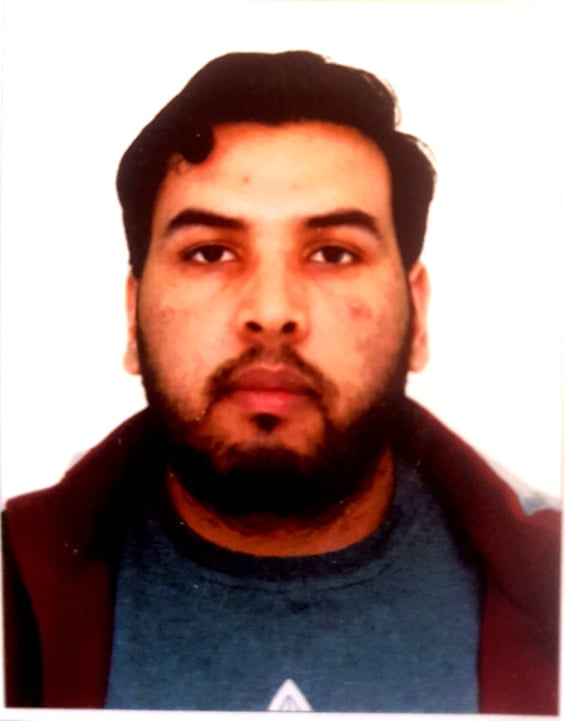
#> input picture n.jpg, 565 x 721 px
$ python haar.py   (older library calls are emulated)
#> lines starting #> are read from the running program, lines starting #| are printed output that depends on the picture; long printed decimals are rounded
import cv2
import random
import time
from scipy.spatial import distance
from skimage.feature import hog
from skimage.transform import resize
from time import sleep

# function calc distance between Matrices Hog(image orignal and cap )
def compare_face(fdi, fd, tolerance=0.5):
    # dis = distance.euclidean(fd, fdi)
    dis =1-distance.cosine(fdi, fd)
    print(f' -  from Fd : {fdi}')
    print(f' -  from Fdi : {fd}')
    print(f' -  from dis : {dis}')
    # with open('attendance.txt', 'r+')as f:
    #     print(f' -  from{fdi}')
    #     f.writelines(f' -  from{fdi}')

    return dis <= tolerance

# detected Face in orignal image ( Haar )
img = cv2.imread("n.jpg")
#> img is the input picture: shape (721, 565, 3); mean B, G, R 126.1, 130.8, 159.6
gray = cv2.cvtColor(img, cv2.COLOR_BGR2GRAY)
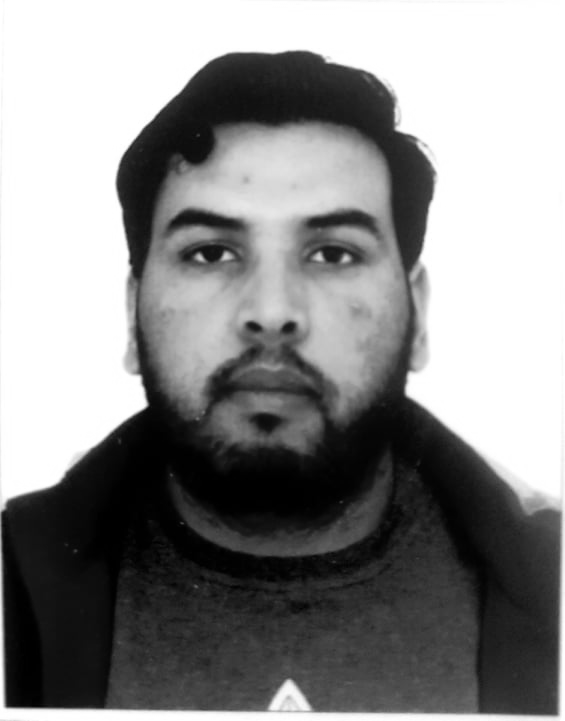
#> gray: shape (721, 565); min 0, max 255, mean 138.9
facesCascade = cv2.CascadeClassifier(cv2.data.haarcascades + "haarcascade_frontalface_default.xml")
facese = facesCascade.detectMultiScale(
    gray,
    scaleFactor=1.3,
    minNeighbors=3,
    minSize=(30, 30)
)
#> facese = [[107, 121, 331, 331]]

print("[INFO] Found {0} Faces.".format(len(facese)))
#| [INFO] Found 1 Faces.

for (x, y, w, h) in facese:
    # cv2.rectangle(image, (x, y), (x + w, y + h), (0, 255, 0), 2)
    roi = img[y:y + h, x:x + w]
#> this loop made 1 pass
#> pass 1, `roi = img[y:y + h, x:x + w]`:
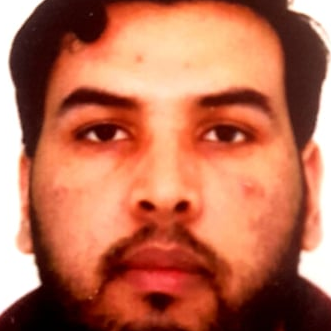
#> roi: shape (331, 331, 3); mean B, G, R 82.5, 109.4, 187.1
    # print("[INFO] Object found. Saving locally.")
    # cv2.imwrite(str(w) + str(h) + '_faces.jpg', roi)
# #resize image
# resize image
resized_img = resize(roi, (128, 64))
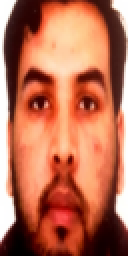
#> resized_img: shape (128, 64, 3) float64 (shown 2 times larger); mean B, G, R 0.323, 0.429, 0.734
# generating HOG features
fdi, hog_db = hog(resized_img, orientations=9, pixels_per_cell=(8, 8),
                  cells_per_block=(2, 2), visualize=True, multichannel=True)
#> fdi = 3780 values, max 0.535 at index 701, min 0 at index 3, mean 0.11


# [54 lines of commented-out code are left out]
image = cv2.imread("la.png")
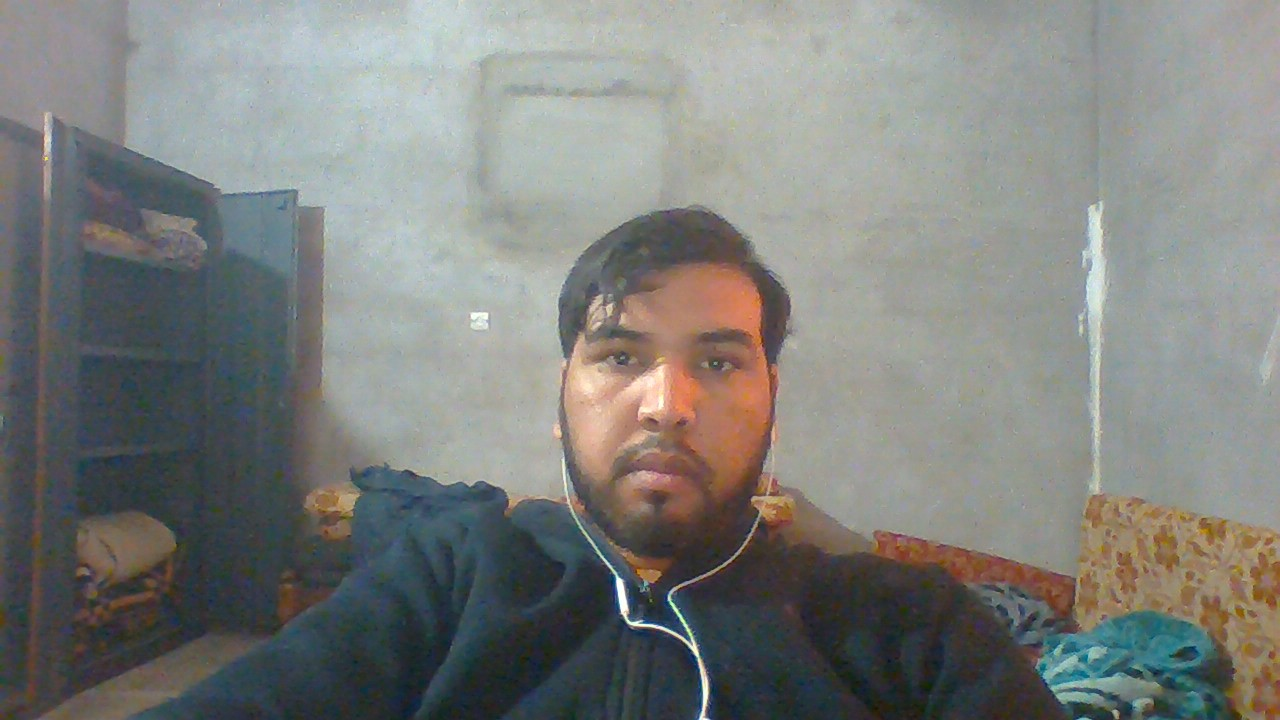
#> input picture la.png, 1280 x 720 px
#> image is the input picture: shape (720, 1280, 3); mean B, G, R 124.5, 127.6, 125.9
gray_im = cv2.cvtColor(image, cv2.COLOR_BGR2GRAY)
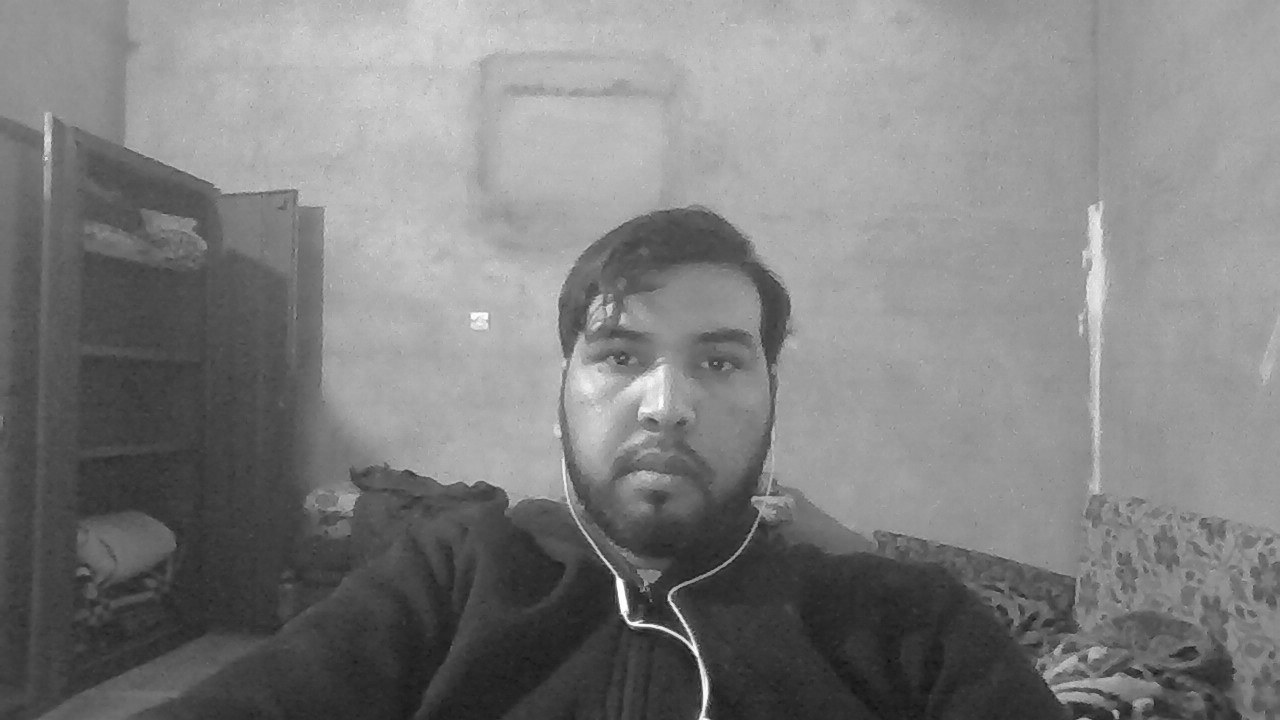
#> gray_im: shape (720, 1280); min 18, max 255, mean 126.7
facesCascade = cv2.CascadeClassifier(cv2.data.haarcascades + "haarcascade_frontalface_default.xml")
facese = facesCascade.detectMultiScale(
    gray_im,
    scaleFactor=1.3,
    minNeighbors=3,
    minSize=(30, 30)
)
#> facese = [[532, 257, 264, 264]]

print("[INFO] Found {0} Faces.".format(len(facese)))
#| [INFO] Found 1 Faces.

for (x, y, w, h) in facese:
    # cv2.rectangle(image, (x, y), (x + w, y + h), (0, 255, 0), 2)
    roi_img = img[y:y + h, x:x + w]
#> this loop made 1 pass
#> pass 1, `roi_img = img[y:y + h, x:x + w]`:
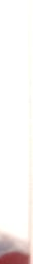
#> roi_img: shape (264, 33, 3); mean B, G, R 241.8, 243.1, 247.7
    # print("[INFO] Object found. Saving locally.")
    # cv2.imwrite(str(w) + str(h) + '_faces.jpg', roi)
# #resize image
# resize image
resized = resize(roi_img, (128, 64))
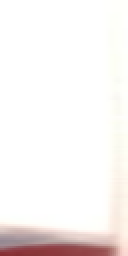
#> resized: shape (128, 64, 3) float64 (shown 2 times larger); mean B, G, R 0.948, 0.953, 0.971
# generating HOG features
fd, hogdb = hog(resized, orientations=9, pixels_per_cell=(8, 8),
                  cells_per_block=(2, 2), visualize=True, multichannel=True)
#> fd = 3780 values, max 0.688 at index 3046, min 0 at index 0, mean 0.0347
results = compare_face(fd,fdi,0.5)
#> in compare_face, `dis =1-distance.cosine(fdi, fd)`: dis = 0.296
#> (printed output is left out)
#> (printed output is left out)
#|  -  from dis : 0.2957
#> results = True
print(results)
#| True
